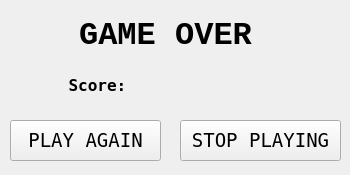
<?xml version="1.0" encoding="UTF-8"?>
<ui version="4.0">
 <class>EndScreen</class>
 <widget class="QDialog" name="EndScreen">
  <property name="geometry">
   <rect>
    <x>0</x>
    <y>0</y>
    <width>350</width>
    <height>175</height>
   </rect>
  </property>
  <property name="minimumSize">
   <size>
    <width>350</width>
    <height>175</height>
   </size>
  </property>
  <property name="maximumSize">
   <size>
    <width>350</width>
    <height>175</height>
   </size>
  </property>
  <property name="windowTitle">
   <string>Dialog</string>
  </property>
  <widget class="QDialogButtonBox" name="buttonBox">
   <property name="geometry">
    <rect>
     <x>10</x>
     <y>270</y>
     <width>221</width>
     <height>41</height>
    </rect>
   </property>
   <property name="orientation">
    <enum>Qt::Horizontal</enum>
   </property>
   <property name="standardButtons">
    <set>QDialogButtonBox::Cancel|QDialogButtonBox::Ok</set>
   </property>
  </widget>
  <widget class="QLabel" name="label">
   <property name="geometry">
    <rect>
     <x>-150</x>
     <y>-760</y>
     <width>1000</width>
     <height>1000</height>
    </rect>
   </property>
   <property name="text">
    <string/>
   </property>
   <property name="pixmap">
    <pixmap resource="ressources.qrc">:/Space Background.png</pixmap>
   </property>
  </widget>
  <widget class="QLabel" name="labelGameOver">
   <property name="geometry">
    <rect>
     <x>30</x>
     <y>10</y>
     <width>271</width>
     <height>51</height>
    </rect>
   </property>
   <property name="font">
    <font>
     <family>Consolas</family>
     <pointsize>24</pointsize>
     <bold>true</bold>
    </font>
   </property>
   <property name="text">
    <string>GAME OVER</string>
   </property>
   <property name="alignment">
    <set>Qt::AlignCenter</set>
   </property>
  </widget>
  <widget class="QLabel" name="labelGameOver_2">
   <property name="geometry">
    <rect>
     <x>30</x>
     <y>60</y>
     <width>271</width>
     <height>51</height>
    </rect>
   </property>
   <property name="font">
    <font>
     <family>Terminal</family>
     <pointsize>12</pointsize>
     <italic>false</italic>
     <bold>true</bold>
    </font>
   </property>
   <property name="text">
    <string>    Score:</string>
   </property>
   <property name="alignment">
    <set>Qt::AlignLeading|Qt::AlignLeft|Qt::AlignVCenter</set>
   </property>
  </widget>
  <widget class="QPushButton" name="buttonPlayAgain">
   <property name="geometry">
    <rect>
     <x>10</x>
     <y>120</y>
     <width>151</width>
     <height>41</height>
    </rect>
   </property>
   <property name="font">
    <font>
     <family>Terminal</family>
     <pointsize>14</pointsize>
    </font>
   </property>
   <property name="text">
    <string>PLAY AGAIN</string>
   </property>
   <property name="checkable">
    <bool>false</bool>
   </property>
  </widget>
  <widget class="QPushButton" name="buttonExit">
   <property name="geometry">
    <rect>
     <x>180</x>
     <y>120</y>
     <width>161</width>
     <height>41</height>
    </rect>
   </property>
   <property name="font">
    <font>
     <family>Terminal</family>
     <pointsize>14</pointsize>
    </font>
   </property>
   <property name="text">
    <string>STOP PLAYING</string>
   </property>
  </widget>
 </widget>
 <resources>
  <include location="ressources.qrc"/>
 </resources>
 <connections>
  <connection>
   <sender>buttonBox</sender>
   <signal>accepted()</signal>
   <receiver>EndScreen</receiver>
   <slot>accept()</slot>
   <hints>
    <hint type="sourcelabel">
     <x>248</x>
     <y>254</y>
    </hint>
    <hint type="destinationlabel">
     <x>157</x>
     <y>274</y>
    </hint>
   </hints>
  </connection>
  <connection>
   <sender>buttonBox</sender>
   <signal>rejected()</signal>
   <receiver>EndScreen</receiver>
   <slot>reject()</slot>
   <hints>
    <hint type="sourcelabel">
     <x>316</x>
     <y>260</y>
    </hint>
    <hint type="destinationlabel">
     <x>286</x>
     <y>274</y>
    </hint>
   </hints>
  </connection>
 </connections>
</ui>
